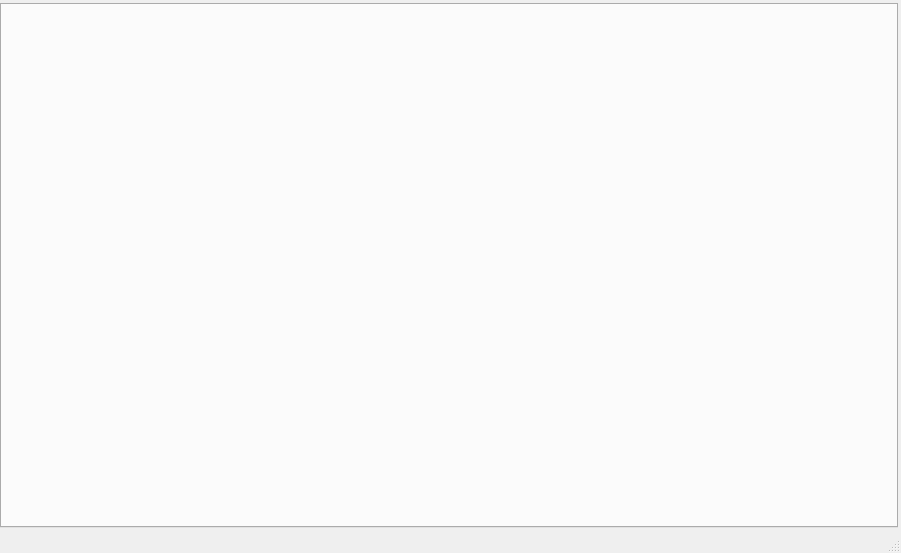
<?xml version="1.0" encoding="UTF-8"?>
<ui version="4.0">
 <class>MainWindow</class>
 <widget class="QMainWindow" name="MainWindow">
  <property name="geometry">
   <rect>
    <x>0</x>
    <y>0</y>
    <width>901</width>
    <height>553</height>
   </rect>
  </property>
  <property name="windowTitle">
   <string>Cambridge AUV</string>
  </property>
  <property name="windowIcon">
   <iconset resource="resources.qrc">
    <normaloff>:/resources/icon.png</normaloff>:/resources/icon.png</iconset>
  </property>
  <widget class="QWidget" name="centralwidget">
   <layout class="QHBoxLayout" name="horizontalLayout">
    <property name="leftMargin">
     <number>0</number>
    </property>
    <property name="topMargin">
     <number>3</number>
    </property>
    <property name="rightMargin">
     <number>3</number>
    </property>
    <property name="bottomMargin">
     <number>3</number>
    </property>
    <item>
     <widget class="QTabWidget" name="tabWidget">
      <property name="currentIndex">
       <number>-1</number>
      </property>
     </widget>
    </item>
   </layout>
  </widget>
  <widget class="QMenuBar" name="menubar">
   <property name="geometry">
    <rect>
     <x>0</x>
     <y>0</y>
     <width>901</width>
     <height>23</height>
    </rect>
   </property>
  </widget>
  <widget class="QStatusBar" name="statusbar"/>
 </widget>
 <resources>
  <include location="resources.qrc"/>
 </resources>
 <connections/>
</ui>
